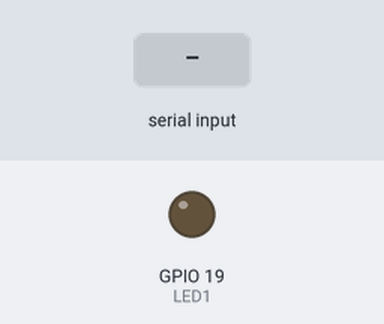
A sketch run on a simulated ESP32. Shown: output pins drawn as LEDs (lit = HIGH). The test bench sets the inputs (shaded band). Nothing arrives over Bluetooth unless stated; what the sketch prints to the serial monitor is not drawn.

Above: at 1.2 s.
1.3 s: "1" received over the second serial link
At 2.3 s:
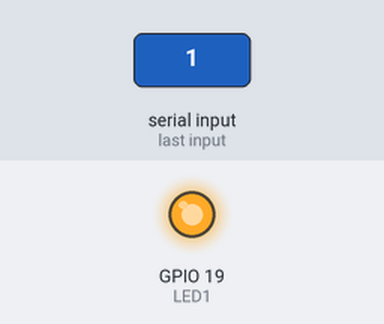
2.8 s: "0" received over the second serial link
At 3.4 s:
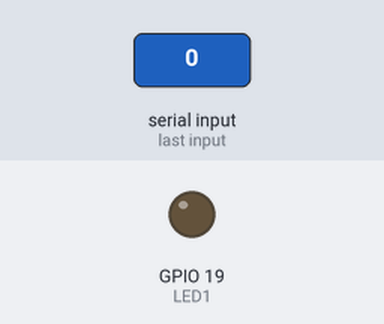
Timing chart, 0 to 5.8 s (numbered marks = the images above; inputs shaded):
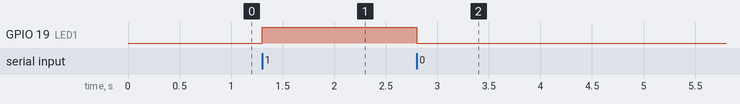

The sketch:

Aula12_Bluetooth_Send.ino
```cpp
#include "BluetoothSerial.h"
#define LED1 19

#if !defined(CONFIG_BT_ENABLED) || !defined(CONFIG_BLUEDROID_ENABLED)
#error Bluetooth is not enabled! Please run `make menuconfig` to and enable it
#endif

BluetoothSerial SerialBT;
int dado;

void setup() {
  Serial.begin(115200);
  SerialBT.begin("ESP32_Andre");
  Serial.println("Aguardando pareamento");
  pinMode(LED1, OUTPUT);
}

void loop() {
  dado = SerialBT.read();
  if (dado == '1') {
    digitalWrite(LED1, HIGH);
    SerialBT.println("LED ligado");
  }
  if (dado == '0') {
    digitalWrite(LED1, LOW);
    SerialBT.println("LED desligado");
  }
}
```

Measured:
- after the input at 1.3 s, GPIO 19 (LED1): LOW → HIGH at once
- after the input at 2.8 s, GPIO 19 (LED1): HIGH → LOW at once
